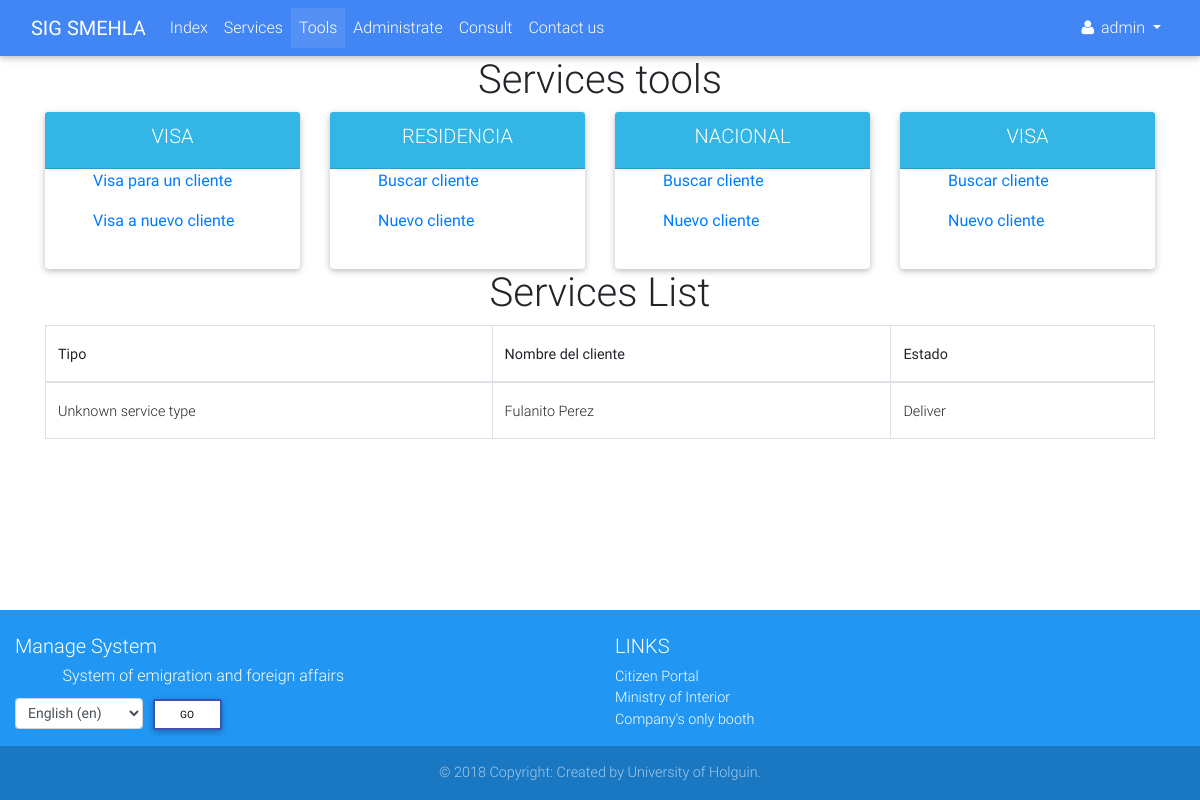
Page /tools/ (signed in) on the earlier database version.
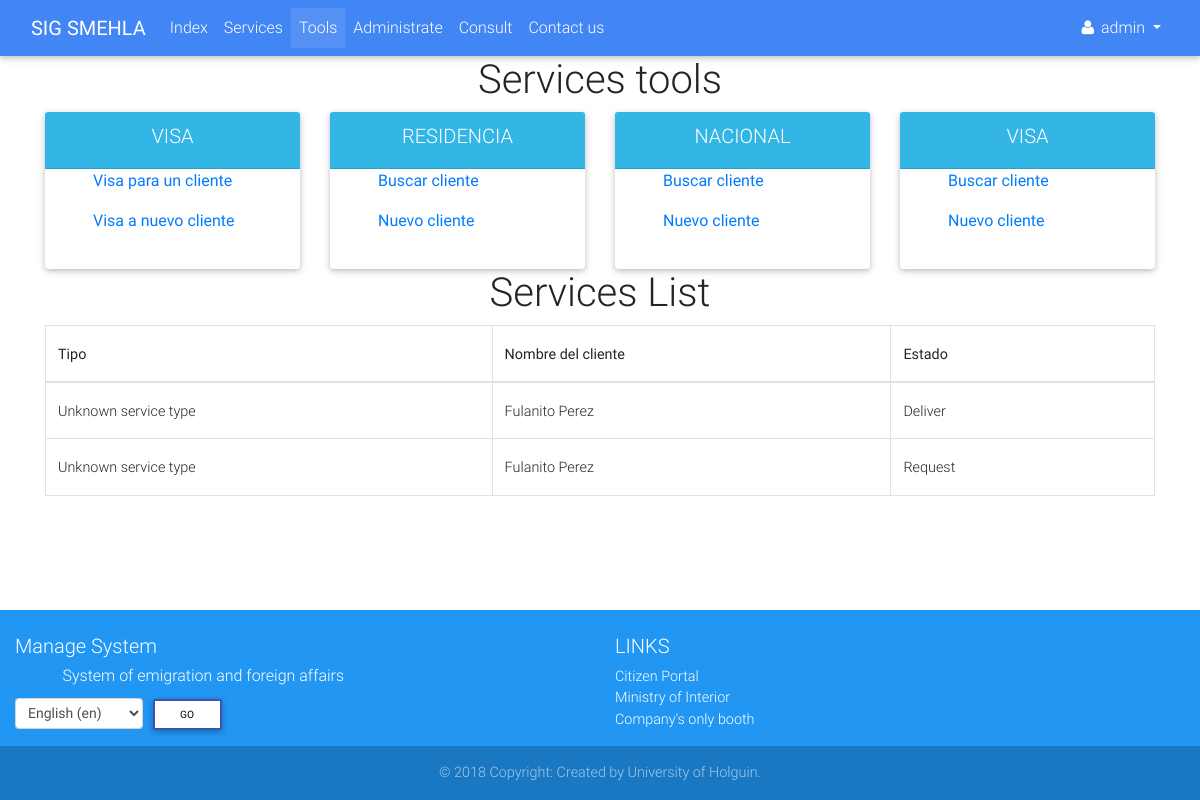
Same page on the later database version.
### accounts/models.py (models this page shows, shortened)
class Profile(AbstractUser):
    OCCUPATION_TYPE = (
        ('FAC', _('Functionary of Attention to Customer')),
        ('BAC', _('Boss of Attention to Customer')),
        ('BDAC', _('Boss of Departament of Attention to Customer')),
        ('DIR', _('Director')),
        ('ADMIN', _('Administrator')),
    )
    born_date = models.DateField(_('Born date'), blank=True, null=True, validators=[validate_born_date])
    occupation = models.CharField(_('Occupation'), max_length=5, choices=OCCUPATION_TYPE, default=OCCUPATION_TYPE[0])
    REQUIRED_FIELDS = ['email', 'born_date']
    class Meta:
        verbose_name = _('Profile')
        verbose_name_plural = _('Profiles')
    def __str__(self):
        if self.first_name and self.last_name:
            return self.get_full_name()
        else:
            return self.username

### services/models.py (models this page shows, shortened)
class Service(models.Model):
    SERVICE_STATUS = (
        ('1', _('Request')),
        ('2', _('Invoicing')),
        ('3', _('Revision')),
        ('4', _('Authenticating')),
        ('5', _('Deliver')),
    )
    SERVICE_TYPE = {
        'None': _('Unknown service type'),
        'visa': _('Visa'),
    }
    client = models.ForeignKey(verbose_name=_('Client'), to=Client, on_delete=models.CASCADE)
    status = models.CharField(_('Status'), max_length=1, choices=SERVICE_STATUS)
    service_type = None
    def get_service_type(self):
        if self.service_type:
            return self.service_type
        else:
            return self.SERVICE_TYPE['None']

class Client(models.Model):
    CIVIL_STATUS = (
        ('S', _('Single')),
        ('E', _('Engaged')),
        ('M', _('Married')),
        ('W', _('Widower')),
    )
    def upload_file(self, filename):
        ext = filename.split('.')[-1]
        return 'clients/{}.{}'.format(self.ci, ext)
    ci = models.CharField(_('Identity card'), max_length=13, unique=True)
    first_name = models.CharField(_('First name'), max_length=30)
    last_name = models.CharField(_('Last name'), max_length=150)
    born_date = models.DateField(_('Born date'))
    civil_status = models.CharField(_('Civil status'), choices=CIVIL_STATUS, max_length=1)
    naturalness = models.CharField(_("Naturalness"), max_length=30)
    nationality = models.CharField(_('Nationality'), max_length=30)
    father = models.CharField(_('Father name'), max_length=200)
    mother = models.CharField(_('Mother name'), max_length=200)
    address = models.TextField(_('Address'))
    email = models.EmailField(_('Email'))
    phone = models.PositiveIntegerField(_('Phone number'))
    data_attachment = models.FileField(_('Data attachment'), upload_to=upload_file, null=True, blank=True)
    def get_full_name(self):
        full_name = '%s %s' % (self.first_name, self.last_name)
        return full_name.strip()

### services/views.py (the view)
# urls.py: path('tools/', views.ServiceToolsView.as_view(), name='tools'),
class ServiceToolsView(mixins.LoginRequiredMixin, mixins.NavbarMixin, generic.TemplateView):
    tab_name = 'tools'
    template_name = 'services/tools.html'
    def get_context_data(self, **kwargs):
        context = super(ServiceToolsView, self).get_context_data(**kwargs)
        context['services'] = Service.objects.all()
        return context

### accounts/mixins.py (called while the page is built)
    def get_tab_name(self):
        if self.tab_name:
            return self.tab_name
        else:
            return 'init'

    def get_context_data(self, **kwargs):
        context = super(NavbarMixin, self).get_context_data(**kwargs)
        context['tab'] = self.get_tab_name()
        return context

### services/templates/services/tools.html (shortened to what this page needs)
{% extends 'navbar.html' %}
{% load i18n %}
{% block main %}
    <div class="container">
        <h1 class="text-center">{% trans 'Services tools' %}</h1>
        <div class="row">
            <div class="col-3">
                <div class="card">
                    <div class="card-header info-color white-text text-center">
                        <h5 class="text-uppercase">{% trans 'Visa' %}</h5>
                    </div>
                    <div class="card-body px-lg-5 pt-0">
                        <p><a href="{% url 'services:client_list' 'visa' %}">Visa para un cliente</a></p>
                        <p><a href="{% url 'services:client_create' %}">Visa a nuevo cliente</a></p>
                    </div>
                </div>
            </div>
            <div class="col-3">
                <div class="card">
                    <div class="card-header info-color white-text text-center">
                        <h5 class="text-uppercase">Residencia</h5>
                    </div>
                    <div class="card-body px-lg-5 pt-0">
                        <p><a href="{% url 'services:client_list' 'resident' %}">Buscar cliente</a></p>
                        <p><a href="#">Nuevo cliente</a></p>
                    </div>
                </div>
            </div>
            <div class="col-3">
                <div class="card">
                    <div class="card-header info-color white-text text-center">
                        <h5 class="text-uppercase">Nacional</h5>
                    </div>
                    <div class="card-body px-lg-5 pt-0">
                        <p><a href="#">Buscar cliente</a></p>
                        <p><a href="#">Nuevo cliente</a></p>
                    </div>
                </div>
            </div>
            <div class="col-3">
                <div class="card">
                    <div class="card-header info-color white-text text-center">
                        <h5 class="text-uppercase">Visa</h5>
                    </div>
                    <div class="card-body px-lg-5 pt-0">
                        <p><a href="#">Buscar cliente</a></p>
                        <p><a href="#">Nuevo cliente</a></p>
                    </div>
                </div>
            </div>
        </div>
        <h1 class="text-center">Services List</h1>
        <div class="row">
            <div class="col-12">
                <table class="table table-bordered table-hover" cellspacing="0" width="100% ">
                    <thead>
                    <tr>
                        <th class="th-sm">Tipo</th>
                        <th class="th-sm">Nombre del cliente</th>
                        <th class="th-sm">Estado</th>
                    </tr>
                    </thead>
                    <tbody>
                    {% for service in services %}
                        <tr>
                            <td>{{ service.get_service_type }}</td>
                            <td>{{ service.client.get_full_name }}</td>
                            <td>{{ service.get_status_display }}</td>
                        </tr>
                    {% empty %}
                        <tr>
                            <td colspan="3">No existen ningun servicio en el sistema</td>
                        </tr>
                    {% endfor %}
                    </tbody>
                </table>
            </div>
        </div>
    </div>
{% endblock %}

### accounts/templates/navbar.html (shortened to what this page needs)
{% extends 'base.html' %}
{% load static %}
{% load i18n %}
{% block styles %}
    <link rel="stylesheet" href="{% static 'accounts/css/navbar.css' %}">
{% endblock %}
{% block content %}
    <header>
        <nav class="navbar navbar-expand-lg navbar-dark primary-color">
            <div class="container-fluid">
                <a href="{% url 'services:index' %}" class="navbar-brand">
                    <strong>SIG SMEHLA</strong>
                </a>
                <div class="collapse navbar-collapse" id="navbar">
                    <ul class="navbar-nav mr-auto">
                        <li class="nav-item" id="init">
                            <a href="{% url 'services:index' %}" class="nav-link">{% trans 'Index' %}
                                </a>
                        </li>
                        <li class="nav-item" id="services">
                            <a href="{% url 'services:services' %}" class="nav-link">{% trans 'Services' %}</a>
                        </li>
                        {% if user.is_authenticated %}
                            <li class="nav-item" id="tools">
                                <a href="{% url 'services:tools' %}" class="nav-link">{% trans 'Tools' %}</a>
                            </li>
                        {% endif %}
                        {% if user.is_superuser %}
                            <li class="nav-item" id="dashboard">
                                <a href="{% url 'accounts:dashboard' %}" class="nav-link">{% trans 'Administrate' %}</a>
                            </li>
                        {% endif %}
                        <li class="nav-item" id="status">
                            <a href="{% url 'services:status' %}" class="nav-link">{% trans 'Consult' %}</a>
                        </li>
                        <li class="nav-item">
                            <a href="#" class="nav-link" data-toggle="modal"
                               data-target="#contact">{% trans 'Contact us' %}</a>
                        </li>
                    </ul>
                    <div class="form-inline">
                        <ul class="navbar-nav mr-auto">
                            <li class="nav-item">
                                {% if user.is_authenticated %}
                                    <div class="dropdown">
                                        <a href="#" id="test" class="nav-link waves-effect waves-light dropdown-toggle"
                                           data-toggle="dropdown" aria-haspopup="true" aria-expanded="false">
                                            <i class="fa fa-user"></i>
                                            <span class="clearfix d-none d-sm-inline-block">{{ user }}</span>
                                        </a>
                                    </div>
                                {% else %}
                                    <a href="{% url 'accounts:login' %}" class="nav-link">
                                        <i class="fa fa-sign-in"></i>
                                    </a>
                                {% endif %}
                            </li>
                        </ul>
                    </div>
                </div>
            </div>
        </nav>
    </header>
    <main>
        {% block main %}
        {% endblock %}
    </main>
    <footer class="page-footer font-small blue pt-4">
        <div class="container-fluid text-center text-md-left">
            <div class="row">
                <div class="col-md-6 mt-md-0 mt-3">
                    <h5>{% trans 'Manage System' %}</h5>
                    <h6 class="offset-1">{% trans 'System of emigration and foreign affairs' %}</h6>
                    <form action="{% url 'set_language' %}" method="post">{% csrf_token %}
                        <label>
                            <select name="language" class="form-control form-control-sm" id="languages">
                                {% get_available_languages as LANGUAGES %}
                                {% get_language_info_list for LANGUAGES as languages %}
                                {% get_current_language as LANGUAGE_CODE %}
                                {% for language in languages %}
                                    <option value="{{ language.code }}"{% if language.code == LANGUAGE_CODE %}
                                            selected{% endif %}>
                                        {{ language.name_local }} ({{ language.code }})
                                    </option>
                                {% endfor %}
                            </select>
                        </label>
                        <input type="submit" value="{% trans 'Go' %}" class="btn btn-outline-indigo btn-white btn-sm">
                    </form>
                </div>
                <div class="col-md-3 mb-md-0 mb-3">
                    <h5 class="text-uppercase">{% trans 'Links' %}</h5>
                    <ul class="list-unstyled">
                        <li>
                            <a href="http://www.cidadao.gov.ao" target="_blank">{% trans 'Citizen Portal' %}</a>
                        </li>
                        <li>
                            <a href="http://www.minint.gov.ao" target="_blank">{% trans 'Ministry of Interior' %}</a>
                        </li>
                        <li>
                            <a href="http://gue.minjus-ao.com" target="_blank">{% trans "Company's only booth" %}</a>
                        </li>
                    </ul>
                </div>
            </div>
        </div>
        <div class="footer-copyright text-center py-3">
            &copy; 2018 {% trans 'Copyright: Created by University of Holguin' %}.
        </div>
    </footer>
{% endblock %}

### accounts/templates/base.html (shortened to what this page needs)
<!DOCTYPE html>
{% load i18n %}
{% get_current_language as LANGUAGE_CODE %}
<html lang="{{ LANGUAGE_CODE }}">
{% load static %}
<head>
    <link rel="stylesheet" href="{% static 'accounts/css/font-awesome.css' %}">
    <link href="{% static 'accounts/css/bootstrap.min.css' %}" rel="stylesheet">
    <link href="{% static 'accounts/css/mdb.min.css' %}" rel="stylesheet">
    <link href="{% static 'accounts/css/sweetalert2.min.css' %}" rel="stylesheet">
    <link href="{% static 'accounts/css/bootstrap-datepicker.css' %}" rel="stylesheet">
    <link href="{% static 'accounts/css/styles.css' %}" rel="stylesheet">
    {% block styles %}{% endblock %}
</head>
<body>
{% block content %}
{% endblock %}
</body>
</html>

### accounts/static/accounts/css/navbar.css (style rules this page uses)
body { display: flex; min-height: 100vh; flex-direction: column; }
main { flex: 1 0 auto; }

Differences in the rows shown:
added Service: get_service_type "Unknown service type", client.get_full_name "Fulanito Perez", status "Request"
